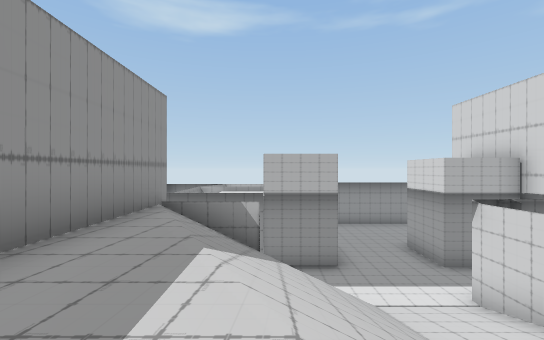
View 1 (above)

15 first-person views from a walk through a 3-D level made in the Unity game engine. The camera is 1.3 m above the floor, looks level and sees 90° across. The floor is counted in squares, 2 m on a side. Each view is taken from the middle of a square. On the plan, view 1 faces up. The plan holds only what a view shows up to about 9 squares ahead; the rest is blank. The place goes on beyond the plan. The player character is not drawn.

View 2
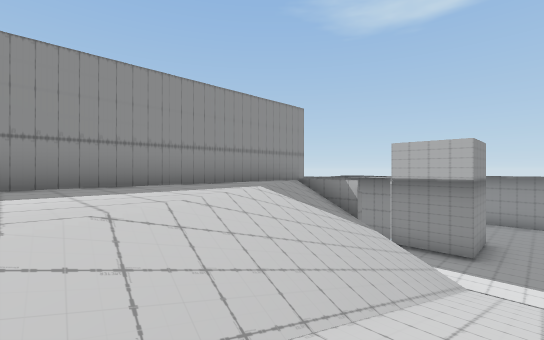

View 3
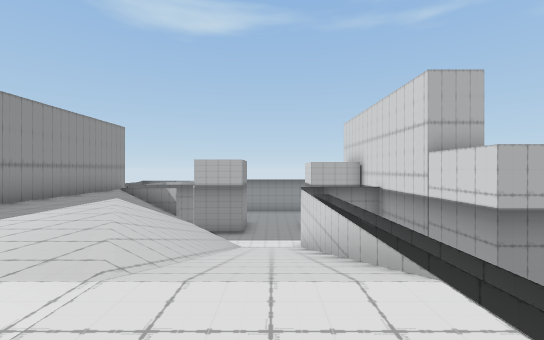

View 4
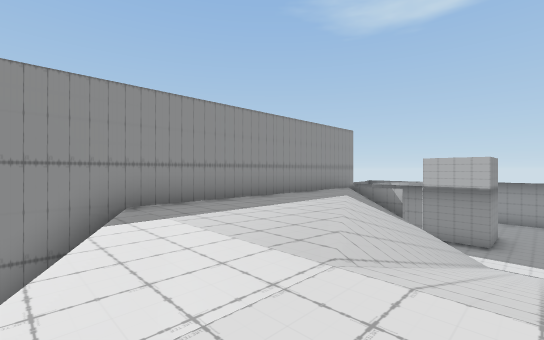

View 5
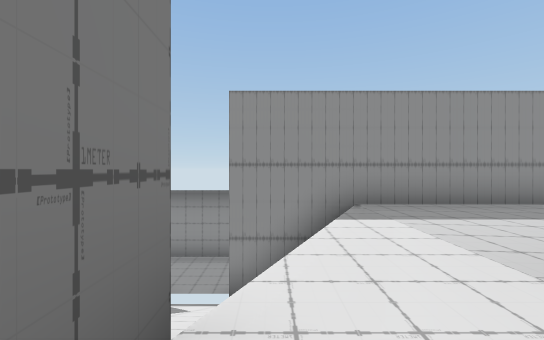

View 6
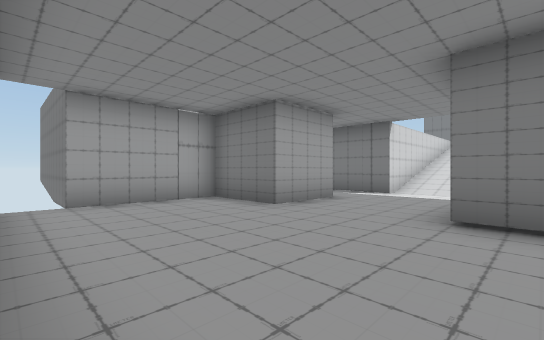

View 7
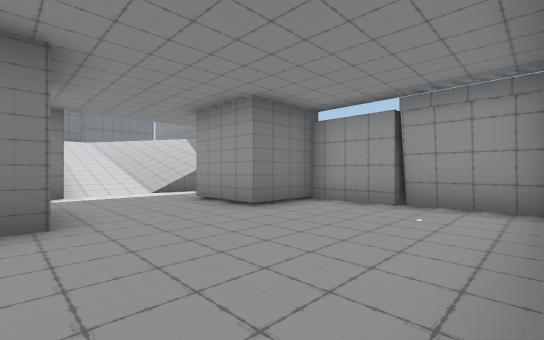

View 8
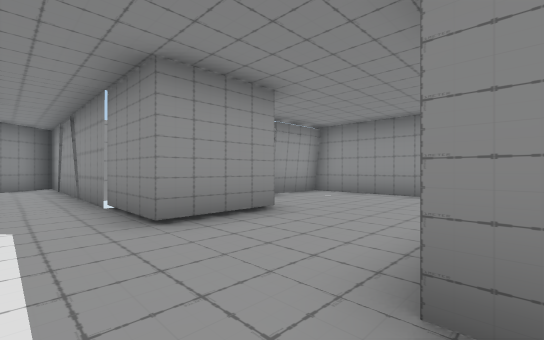

View 9
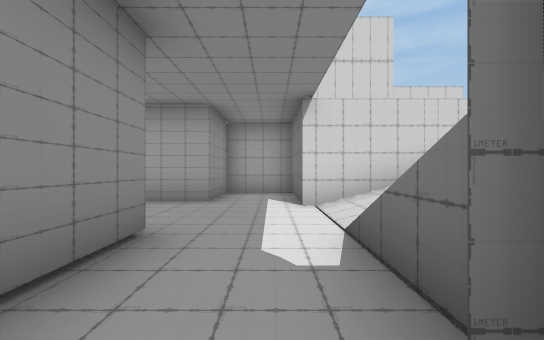

View 10
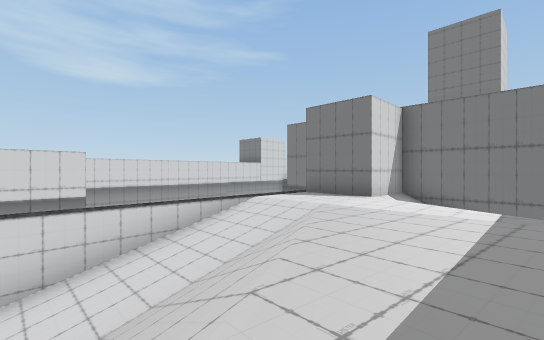

View 11
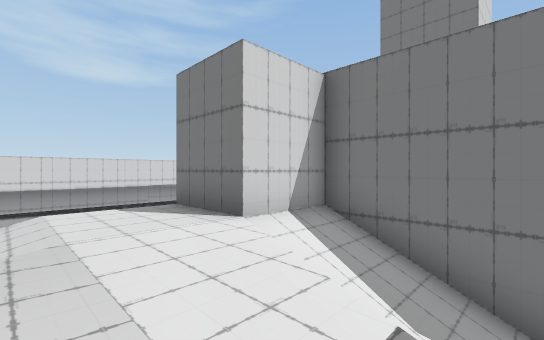

View 12
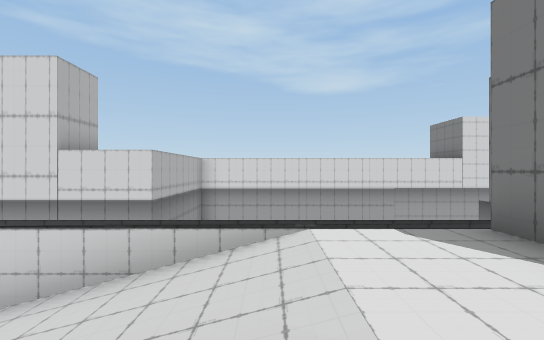

View 13
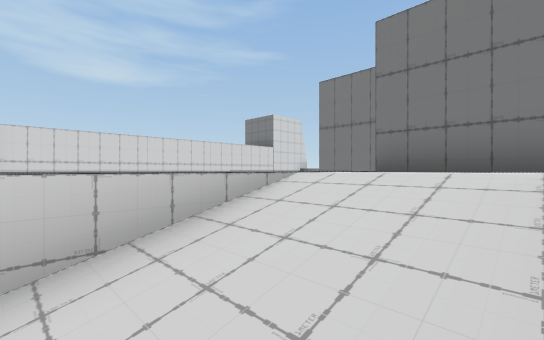

View 14
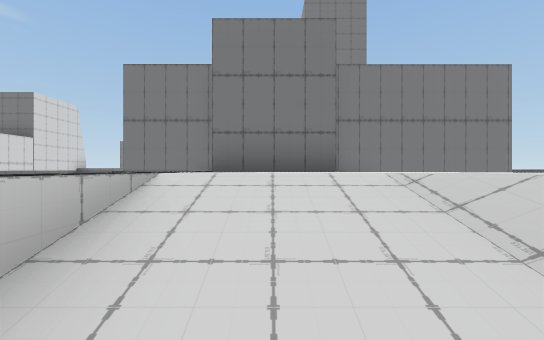

View 15
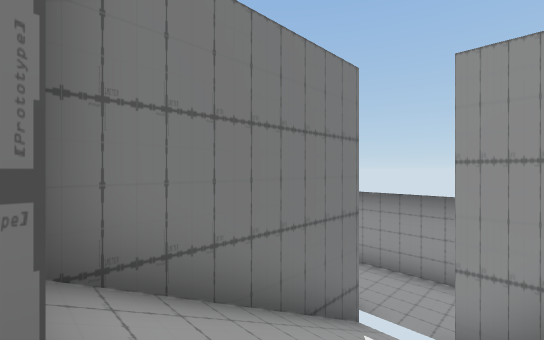

### Floor plan
Key: @ floor where view 1 was taken; # wall or solid block; . main floor; : floor 1.25 m higher than the main floor; + floor 2.25 m higher than the main floor; * floor 3 m higher than the main floor; % floor 3.75 m higher than the main floor; & floor 4 m higher than the main floor; / step, stairs or slope; = window, fence, low wall or low ledge; v drop or lower ground.
Columns run from 7 left of view 1 to 9 right of it. Each row starts with its distance up from view 1.
 14       ##
 13       #.......
 12       #.......#
 11       ##......#
 10        #......#
  9        ##...###
  8 #########...###
  7 #.............#
  6 ##............#
  5      ##////####
  4      #/////#  #
  3      #/////#  #
  2      #&////#  #
  1      #&////## ###
  0      #&@///=#   #
 -1      #&&///======
 -2      #&&&//v
 -3      #v&&&&v
 -4      # v%&&v
 -5   ...#:+*###
 -6   ...=#### #vv
 -7   ... #######

Positions as (right, up) in squares from view 1, and headings:
1: (0, 0), facing up
2: (3, -1), facing up-left
3: (3, -4), facing up
4: (3, -4), facing up-left
5: (3, -4), facing left
6: (1, 13), facing down-right
7: (5, 13), facing down-left
8: (5, 6), facing up-left
9: (-1, 6), facing right
10: (-1, 2), facing down-right
11: (-1, -2), facing down-right
12: (1, -2), facing right
13: (2, 0), facing down-right
14: (3, 0), facing down
15: (2, -4), facing down-left
